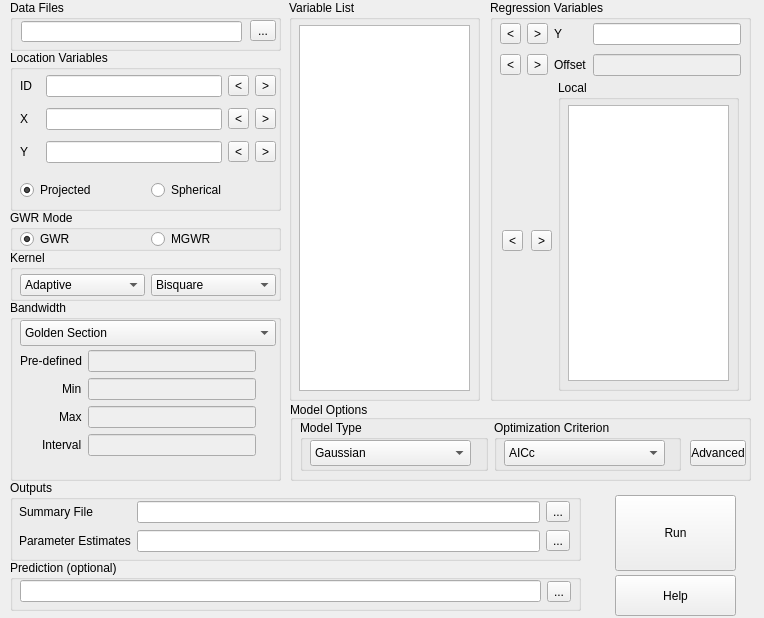
<?xml version="1.0" encoding="UTF-8"?>
<ui version="4.0">
 <class>Dialog</class>
 <widget class="QDialog" name="Dialog">
  <property name="geometry">
   <rect>
    <x>0</x>
    <y>0</y>
    <width>764</width>
    <height>618</height>
   </rect>
  </property>
  <property name="sizePolicy">
   <sizepolicy hsizetype="Fixed" vsizetype="Fixed">
    <horstretch>0</horstretch>
    <verstretch>0</verstretch>
   </sizepolicy>
  </property>
  <property name="maximumSize">
   <size>
    <width>764</width>
    <height>618</height>
   </size>
  </property>
  <property name="sizeIncrement">
   <size>
    <width>0</width>
    <height>0</height>
   </size>
  </property>
  <property name="windowTitle">
   <string>GWR &amp; MGWR - Alpha</string>
  </property>
  <property name="layoutDirection">
   <enum>Qt::LeftToRight</enum>
  </property>
  <property name="autoFillBackground">
   <bool>false</bool>
  </property>
  <widget class="QGroupBox" name="groupBox_2">
   <property name="geometry">
    <rect>
     <x>289</x>
     <y>0</y>
     <width>191</width>
     <height>401</height>
    </rect>
   </property>
   <property name="title">
    <string>Variable List</string>
   </property>
   <widget class="QListWidget" name="variableList">
    <property name="geometry">
     <rect>
      <x>10</x>
      <y>25</y>
      <width>171</width>
      <height>366</height>
     </rect>
    </property>
    <property name="focusPolicy">
     <enum>Qt::ClickFocus</enum>
    </property>
    <property name="frameShape">
     <enum>QFrame::StyledPanel</enum>
    </property>
    <property name="editTriggers">
     <set>QAbstractItemView::NoEditTriggers</set>
    </property>
    <property name="dragEnabled">
     <bool>false</bool>
    </property>
    <property name="dragDropMode">
     <enum>QAbstractItemView::NoDragDrop</enum>
    </property>
    <property name="selectionMode">
     <enum>QAbstractItemView::ExtendedSelection</enum>
    </property>
    <property name="resizeMode">
     <enum>QListView::Fixed</enum>
    </property>
   </widget>
  </widget>
  <widget class="QGroupBox" name="groupBox_6">
   <property name="geometry">
    <rect>
     <x>490</x>
     <y>0</y>
     <width>261</width>
     <height>401</height>
    </rect>
   </property>
   <property name="title">
    <string>Regression Variables</string>
   </property>
   <widget class="QWidget" name="gridLayoutWidget">
    <property name="geometry">
     <rect>
      <x>10</x>
      <y>20</y>
      <width>241</width>
      <height>61</height>
     </rect>
    </property>
    <layout class="QGridLayout" name="gridLayout">
     <item row="0" column="0">
      <widget class="QToolButton" name="removeY">
       <property name="text">
        <string>&lt;</string>
       </property>
      </widget>
     </item>
     <item row="1" column="2">
      <widget class="QLabel" name="label_5">
       <property name="text">
        <string>Offset</string>
       </property>
      </widget>
     </item>
     <item row="1" column="3">
      <widget class="QLineEdit" name="OffsetLabel">
       <property name="enabled">
        <bool>false</bool>
       </property>
       <property name="focusPolicy">
        <enum>Qt::ClickFocus</enum>
       </property>
      </widget>
     </item>
     <item row="0" column="1">
      <widget class="QToolButton" name="addY">
       <property name="text">
        <string>&gt;</string>
       </property>
      </widget>
     </item>
     <item row="0" column="3">
      <widget class="QLineEdit" name="responseLabel">
       <property name="focusPolicy">
        <enum>Qt::ClickFocus</enum>
       </property>
       <property name="readOnly">
        <bool>true</bool>
       </property>
      </widget>
     </item>
     <item row="1" column="1">
      <widget class="QToolButton" name="addOffset">
       <property name="text">
        <string>&gt;</string>
       </property>
      </widget>
     </item>
     <item row="0" column="2">
      <widget class="QLabel" name="label_4">
       <property name="text">
        <string>Y</string>
       </property>
      </widget>
     </item>
     <item row="1" column="0">
      <widget class="QToolButton" name="removeOffset">
       <property name="text">
        <string>&lt;</string>
       </property>
      </widget>
     </item>
    </layout>
   </widget>
   <widget class="QGroupBox" name="groupBox_3">
    <property name="geometry">
     <rect>
      <x>68</x>
      <y>80</y>
      <width>181</width>
      <height>311</height>
     </rect>
    </property>
    <property name="title">
     <string>Local</string>
    </property>
    <widget class="QListWidget" name="localList">
     <property name="geometry">
      <rect>
       <x>10</x>
       <y>25</y>
       <width>161</width>
       <height>276</height>
      </rect>
     </property>
     <property name="focusPolicy">
      <enum>Qt::ClickFocus</enum>
     </property>
     <property name="editTriggers">
      <set>QAbstractItemView::NoEditTriggers</set>
     </property>
     <property name="selectionMode">
      <enum>QAbstractItemView::ExtendedSelection</enum>
     </property>
    </widget>
   </widget>
   <widget class="QWidget" name="horizontalLayoutWidget_5">
    <property name="geometry">
     <rect>
      <x>10</x>
      <y>225</y>
      <width>56</width>
      <height>31</height>
     </rect>
    </property>
    <layout class="QHBoxLayout" name="horizontalLayout_5">
     <item>
      <widget class="QToolButton" name="removeLocal">
       <property name="text">
        <string>&lt;</string>
       </property>
      </widget>
     </item>
     <item>
      <widget class="QToolButton" name="addLocal">
       <property name="text">
        <string>&gt;</string>
       </property>
      </widget>
     </item>
    </layout>
   </widget>
  </widget>
  <widget class="QGroupBox" name="groupBox_7">
   <property name="geometry">
    <rect>
     <x>10</x>
     <y>210</y>
     <width>271</width>
     <height>41</height>
    </rect>
   </property>
   <property name="title">
    <string>GWR Mode</string>
   </property>
   <widget class="QWidget" name="horizontalLayoutWidget_2">
    <property name="geometry">
     <rect>
      <x>10</x>
      <y>20</y>
      <width>256</width>
      <height>18</height>
     </rect>
    </property>
    <layout class="QHBoxLayout" name="horizontalLayout_2">
     <item>
      <widget class="QRadioButton" name="isGWRRBTN">
       <property name="enabled">
        <bool>true</bool>
       </property>
       <property name="text">
        <string>GWR</string>
       </property>
       <property name="checkable">
        <bool>true</bool>
       </property>
       <property name="checked">
        <bool>true</bool>
       </property>
      </widget>
     </item>
     <item>
      <widget class="QRadioButton" name="isMGWRRBTN">
       <property name="text">
        <string>MGWR</string>
       </property>
       <property name="checked">
        <bool>false</bool>
       </property>
      </widget>
     </item>
    </layout>
   </widget>
  </widget>
  <widget class="QGroupBox" name="kernelDropdownGrou">
   <property name="geometry">
    <rect>
     <x>10</x>
     <y>250</y>
     <width>271</width>
     <height>51</height>
    </rect>
   </property>
   <property name="title">
    <string>Kernel</string>
   </property>
   <widget class="QWidget" name="horizontalLayoutWidget_3">
    <property name="geometry">
     <rect>
      <x>10</x>
      <y>20</y>
      <width>256</width>
      <height>31</height>
     </rect>
    </property>
    <layout class="QHBoxLayout" name="horizontalLayout_3">
     <item>
      <widget class="QComboBox" name="fixedBox">
       <item>
        <property name="text">
         <string>Adaptive</string>
        </property>
       </item>
       <item>
        <property name="text">
         <string>Fixed</string>
        </property>
       </item>
      </widget>
     </item>
     <item>
      <widget class="QComboBox" name="shapeBox">
       <item>
        <property name="text">
         <string>Bisquare</string>
        </property>
       </item>
       <item>
        <property name="text">
         <string>Gaussian</string>
        </property>
       </item>
       <item>
        <property name="text">
         <string>Exponential</string>
        </property>
       </item>
      </widget>
     </item>
    </layout>
   </widget>
  </widget>
  <widget class="QGroupBox" name="groupBox_9">
   <property name="geometry">
    <rect>
     <x>10</x>
     <y>300</y>
     <width>271</width>
     <height>181</height>
    </rect>
   </property>
   <property name="title">
    <string>Bandwidth</string>
   </property>
   <widget class="QComboBox" name="bwDropdown">
    <property name="geometry">
     <rect>
      <x>10</x>
      <y>20</y>
      <width>256</width>
      <height>26</height>
     </rect>
    </property>
    <item>
     <property name="text">
      <string>Golden Section</string>
     </property>
    </item>
    <item>
     <property name="text">
      <string>Interval Search</string>
     </property>
    </item>
    <item>
     <property name="text">
      <string>Pre-defiend bandwidth</string>
     </property>
    </item>
   </widget>
   <widget class="QWidget" name="formLayoutWidget">
    <property name="geometry">
     <rect>
      <x>10</x>
      <y>50</y>
      <width>236</width>
      <height>126</height>
     </rect>
    </property>
    <layout class="QFormLayout" name="formLayout">
     <property name="labelAlignment">
      <set>Qt::AlignRight|Qt::AlignTrailing|Qt::AlignVCenter</set>
     </property>
     <property name="formAlignment">
      <set>Qt::AlignLeading|Qt::AlignLeft|Qt::AlignTop</set>
     </property>
     <item row="0" column="0">
      <widget class="QLabel" name="label_6">
       <property name="text">
        <string>Pre-defined</string>
       </property>
      </widget>
     </item>
     <item row="0" column="1">
      <widget class="QLineEdit" name="bwPreDefined">
       <property name="enabled">
        <bool>false</bool>
       </property>
      </widget>
     </item>
     <item row="1" column="1">
      <widget class="QLineEdit" name="bwMin">
       <property name="enabled">
        <bool>false</bool>
       </property>
      </widget>
     </item>
     <item row="2" column="1">
      <widget class="QLineEdit" name="bwMax">
       <property name="enabled">
        <bool>false</bool>
       </property>
      </widget>
     </item>
     <item row="3" column="1">
      <widget class="QLineEdit" name="bwInterval">
       <property name="enabled">
        <bool>false</bool>
       </property>
      </widget>
     </item>
     <item row="1" column="0">
      <widget class="QLabel" name="label_9">
       <property name="text">
        <string>Min</string>
       </property>
      </widget>
     </item>
     <item row="2" column="0">
      <widget class="QLabel" name="label_10">
       <property name="text">
        <string>Max</string>
       </property>
      </widget>
     </item>
     <item row="3" column="0">
      <widget class="QLabel" name="label_11">
       <property name="text">
        <string>Interval</string>
       </property>
      </widget>
     </item>
    </layout>
   </widget>
  </widget>
  <widget class="QGroupBox" name="groupBox_4">
   <property name="geometry">
    <rect>
     <x>10</x>
     <y>50</y>
     <width>271</width>
     <height>161</height>
    </rect>
   </property>
   <property name="title">
    <string>Location Variables</string>
   </property>
   <widget class="QWidget" name="horizontalLayoutWidget">
    <property name="geometry">
     <rect>
      <x>10</x>
      <y>130</y>
      <width>256</width>
      <height>21</height>
     </rect>
    </property>
    <layout class="QHBoxLayout" name="horizontalLayout">
     <item>
      <widget class="QRadioButton" name="isPrjCoorRBTN">
       <property name="text">
        <string>Projected</string>
       </property>
       <property name="checked">
        <bool>true</bool>
       </property>
      </widget>
     </item>
     <item>
      <widget class="QRadioButton" name="isSphCoorRBTN">
       <property name="text">
        <string>Spherical</string>
       </property>
      </widget>
     </item>
    </layout>
   </widget>
   <widget class="QWidget" name="gridLayoutWidget_4">
    <property name="geometry">
     <rect>
      <x>10</x>
      <y>20</y>
      <width>256</width>
      <height>101</height>
     </rect>
    </property>
    <layout class="QGridLayout" name="gridLayout_4">
     <item row="2" column="3">
      <widget class="QToolButton" name="removeYCoor">
       <property name="text">
        <string>&gt;</string>
       </property>
      </widget>
     </item>
     <item row="0" column="2">
      <widget class="QToolButton" name="addID">
       <property name="text">
        <string>&lt;</string>
       </property>
      </widget>
     </item>
     <item row="2" column="0">
      <widget class="QLabel" name="label_3">
       <property name="minimumSize">
        <size>
         <width>20</width>
         <height>0</height>
        </size>
       </property>
       <property name="text">
        <string>Y</string>
       </property>
      </widget>
     </item>
     <item row="0" column="0">
      <widget class="QLabel" name="label">
       <property name="minimumSize">
        <size>
         <width>20</width>
         <height>0</height>
        </size>
       </property>
       <property name="text">
        <string>ID</string>
       </property>
      </widget>
     </item>
     <item row="0" column="1">
      <widget class="QLineEdit" name="idLabel">
       <property name="text">
        <string/>
       </property>
       <property name="dragEnabled">
        <bool>true</bool>
       </property>
       <property name="readOnly">
        <bool>true</bool>
       </property>
      </widget>
     </item>
     <item row="1" column="0">
      <widget class="QLabel" name="label_2">
       <property name="minimumSize">
        <size>
         <width>20</width>
         <height>0</height>
        </size>
       </property>
       <property name="text">
        <string>X</string>
       </property>
      </widget>
     </item>
     <item row="2" column="1">
      <widget class="QLineEdit" name="yCoorLabel">
       <property name="readOnly">
        <bool>true</bool>
       </property>
      </widget>
     </item>
     <item row="1" column="2">
      <widget class="QToolButton" name="addXCoor">
       <property name="text">
        <string>&lt;</string>
       </property>
      </widget>
     </item>
     <item row="1" column="3">
      <widget class="QToolButton" name="removeXCoor">
       <property name="text">
        <string>&gt;</string>
       </property>
      </widget>
     </item>
     <item row="2" column="2">
      <widget class="QToolButton" name="addYCoor">
       <property name="text">
        <string>&lt;</string>
       </property>
      </widget>
     </item>
     <item row="1" column="1">
      <widget class="QLineEdit" name="xCoorLabel">
       <property name="readOnly">
        <bool>true</bool>
       </property>
      </widget>
     </item>
     <item row="0" column="3">
      <widget class="QToolButton" name="removeID">
       <property name="text">
        <string>&gt;</string>
       </property>
      </widget>
     </item>
    </layout>
   </widget>
  </widget>
  <widget class="QGroupBox" name="groupBox">
   <property name="geometry">
    <rect>
     <x>10</x>
     <y>0</y>
     <width>271</width>
     <height>51</height>
    </rect>
   </property>
   <property name="title">
    <string>Data Files</string>
   </property>
   <widget class="QToolButton" name="openDataBTN">
    <property name="geometry">
     <rect>
      <x>240</x>
      <y>20</y>
      <width>26</width>
      <height>21</height>
     </rect>
    </property>
    <property name="text">
     <string>...</string>
    </property>
    <property name="toolButtonStyle">
     <enum>Qt::ToolButtonIconOnly</enum>
    </property>
   </widget>
   <widget class="QLineEdit" name="openDataPath">
    <property name="geometry">
     <rect>
      <x>11</x>
      <y>21</y>
      <width>221</width>
      <height>21</height>
     </rect>
    </property>
   </widget>
  </widget>
  <widget class="QGroupBox" name="groupBox_10">
   <property name="geometry">
    <rect>
     <x>290</x>
     <y>400</y>
     <width>461</width>
     <height>81</height>
    </rect>
   </property>
   <property name="title">
    <string>Model Options</string>
   </property>
   <property name="alignment">
    <set>Qt::AlignBottom|Qt::AlignLeading|Qt::AlignLeft</set>
   </property>
   <widget class="QWidget" name="gridLayoutWidget_5">
    <property name="geometry">
     <rect>
      <x>10</x>
      <y>20</y>
      <width>381</width>
      <height>51</height>
     </rect>
    </property>
    <layout class="QGridLayout" name="gridLayout_5">
     <item row="0" column="2">
      <widget class="QGroupBox" name="groupBox_11">
       <property name="title">
        <string>Optimization Criterion</string>
       </property>
       <widget class="QComboBox" name="optimCriDropdown">
        <property name="geometry">
         <rect>
          <x>10</x>
          <y>20</y>
          <width>161</width>
          <height>26</height>
         </rect>
        </property>
        <item>
         <property name="text">
          <string>AICc</string>
         </property>
        </item>
        <item>
         <property name="text">
          <string>AIC</string>
         </property>
        </item>
        <item>
         <property name="text">
          <string>BIC</string>
         </property>
        </item>
        <item>
         <property name="text">
          <string>CV</string>
         </property>
        </item>
       </widget>
      </widget>
     </item>
     <item row="0" column="1">
      <widget class="QGroupBox" name="groupBox_12">
       <property name="title">
        <string>Model Type</string>
       </property>
       <widget class="QComboBox" name="modelTypeDropdown">
        <property name="geometry">
         <rect>
          <x>10</x>
          <y>20</y>
          <width>161</width>
          <height>26</height>
         </rect>
        </property>
        <item>
         <property name="text">
          <string>Gaussian</string>
         </property>
        </item>
       </widget>
      </widget>
     </item>
    </layout>
   </widget>
   <widget class="QToolButton" name="advancedBTN">
    <property name="geometry">
     <rect>
      <x>400</x>
      <y>40</y>
      <width>56</width>
      <height>26</height>
     </rect>
    </property>
    <property name="text">
     <string>Advanced</string>
    </property>
   </widget>
  </widget>
  <widget class="QPushButton" name="runBTN">
   <property name="geometry">
    <rect>
     <x>615</x>
     <y>495</y>
     <width>121</width>
     <height>76</height>
    </rect>
   </property>
   <property name="focusPolicy">
    <enum>Qt::NoFocus</enum>
   </property>
   <property name="text">
    <string>Run</string>
   </property>
  </widget>
  <widget class="QGroupBox" name="groupBox_13">
   <property name="geometry">
    <rect>
     <x>10</x>
     <y>480</y>
     <width>571</width>
     <height>81</height>
    </rect>
   </property>
   <property name="title">
    <string>Outputs</string>
   </property>
   <widget class="QWidget" name="gridLayoutWidget_2">
    <property name="geometry">
     <rect>
      <x>9</x>
      <y>20</y>
      <width>551</width>
      <height>54</height>
     </rect>
    </property>
    <layout class="QGridLayout" name="gridLayout_2">
     <item row="1" column="2">
      <widget class="QToolButton" name="saveBetasBTN">
       <property name="text">
        <string>...</string>
       </property>
      </widget>
     </item>
     <item row="0" column="2">
      <widget class="QToolButton" name="saveSumBTN">
       <property name="text">
        <string>...</string>
       </property>
      </widget>
     </item>
     <item row="1" column="1">
      <widget class="QLineEdit" name="betaFileSavePath"/>
     </item>
     <item row="0" column="1">
      <widget class="QLineEdit" name="sumFileSavePath">
       <property name="readOnly">
        <bool>true</bool>
       </property>
      </widget>
     </item>
     <item row="0" column="0">
      <widget class="QLabel" name="label_7">
       <property name="text">
        <string>Summary File</string>
       </property>
      </widget>
     </item>
     <item row="1" column="0">
      <widget class="QLabel" name="label_8">
       <property name="text">
        <string>Parameter Estimates</string>
       </property>
      </widget>
     </item>
    </layout>
   </widget>
  </widget>
  <widget class="QGroupBox" name="predictionBox">
   <property name="geometry">
    <rect>
     <x>10</x>
     <y>560</y>
     <width>571</width>
     <height>51</height>
    </rect>
   </property>
   <property name="title">
    <string>Prediction (optional)</string>
   </property>
   <widget class="QWidget" name="horizontalLayoutWidget_4">
    <property name="geometry">
     <rect>
      <x>10</x>
      <y>20</y>
      <width>551</width>
      <height>23</height>
     </rect>
    </property>
    <layout class="QHBoxLayout" name="horizontalLayout_4">
     <item>
      <widget class="QLineEdit" name="predictInputEdit"/>
     </item>
     <item>
      <widget class="QToolButton" name="openPredictionBTN">
       <property name="text">
        <string>...</string>
       </property>
      </widget>
     </item>
    </layout>
   </widget>
  </widget>
  <widget class="QPushButton" name="runBTN_2">
   <property name="geometry">
    <rect>
     <x>615</x>
     <y>575</y>
     <width>121</width>
     <height>41</height>
    </rect>
   </property>
   <property name="focusPolicy">
    <enum>Qt::NoFocus</enum>
   </property>
   <property name="text">
    <string>Help</string>
   </property>
  </widget>
 </widget>
 <resources/>
 <connections/>
 <designerdata>
  <property name="gridDeltaX">
   <number>5</number>
  </property>
  <property name="gridDeltaY">
   <number>5</number>
  </property>
  <property name="gridSnapX">
   <bool>true</bool>
  </property>
  <property name="gridSnapY">
   <bool>true</bool>
  </property>
  <property name="gridVisible">
   <bool>true</bool>
  </property>
 </designerdata>
</ui>
